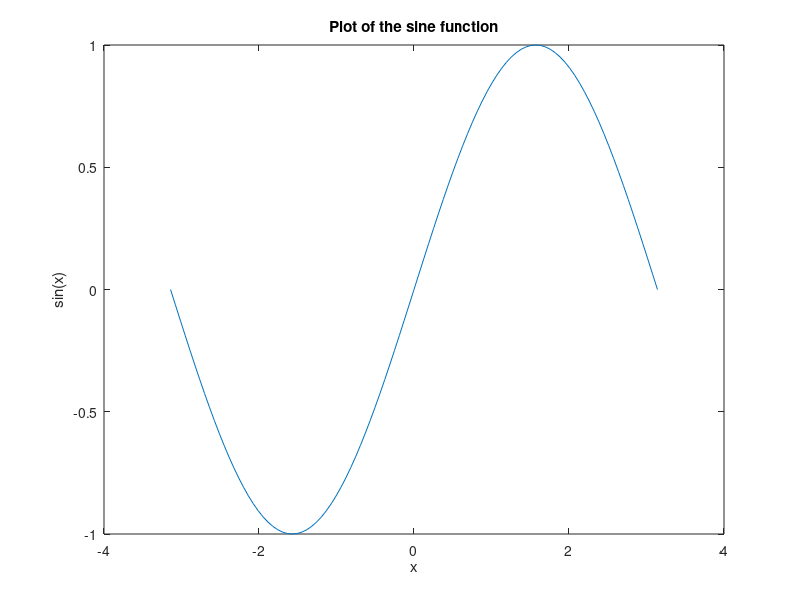

Source code (MATLAB):
clear variables;
clc;
close all;

x = linspace(-pi, pi, 101);        % Generate 101 evenly spaced values from -π to π
y = sin(x);                        % Compute the sine of each x value
figure;                            % Create a new figure window
plot(x, y);                        % Plot the sine function
title('Plot of the sine function');% Add a title to the plot
xlabel('x');                       % Label the x-axis
ylabel('sin(x)');                  % Label the y-axis
saveas(gcf, 'sin_plot.png');       % Save the plot as a PNG image file
